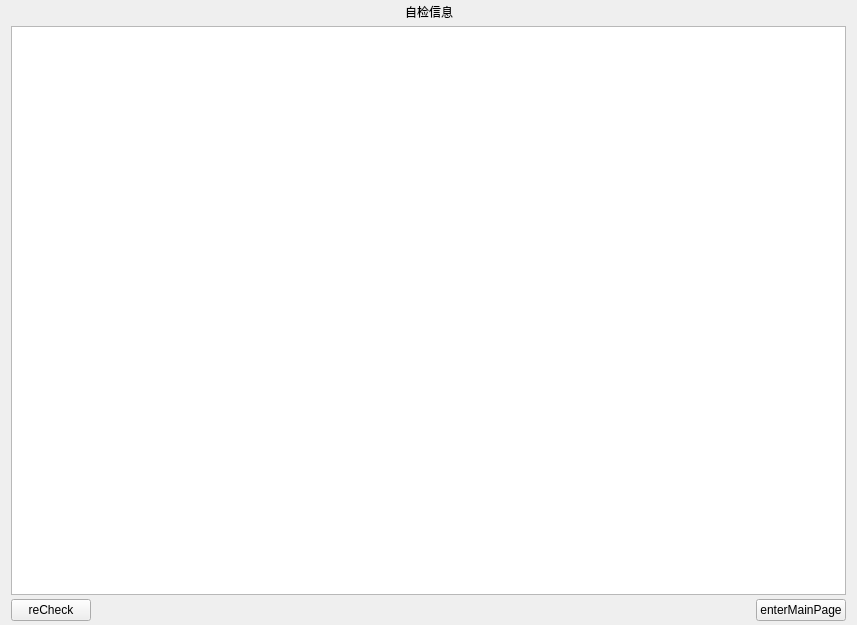
<?xml version="1.0" encoding="UTF-8"?>
<ui version="4.0">
 <class>SelfCheckWidget</class>
 <widget class="QWidget" name="SelfCheckWidget">
  <property name="geometry">
   <rect>
    <x>0</x>
    <y>0</y>
    <width>857</width>
    <height>625</height>
   </rect>
  </property>
  <property name="windowTitle">
   <string notr="true">Form</string>
  </property>
  <layout class="QVBoxLayout" name="verticalLayout">
   <property name="spacing">
    <number>4</number>
   </property>
   <property name="topMargin">
    <number>2</number>
   </property>
   <property name="bottomMargin">
    <number>4</number>
   </property>
   <item>
    <layout class="QHBoxLayout" name="horizontalLayout">
     <item>
      <spacer name="horizontalSpacer">
       <property name="orientation">
        <enum>Qt::Horizontal</enum>
       </property>
       <property name="sizeHint" stdset="0">
        <size>
         <width>40</width>
         <height>20</height>
        </size>
       </property>
      </spacer>
     </item>
     <item>
      <widget class="QLabel" name="label">
       <property name="text">
        <string notr="true">自检信息</string>
       </property>
       <property name="alignment">
        <set>Qt::AlignCenter</set>
       </property>
      </widget>
     </item>
     <item>
      <spacer name="horizontalSpacer_2">
       <property name="orientation">
        <enum>Qt::Horizontal</enum>
       </property>
       <property name="sizeHint" stdset="0">
        <size>
         <width>40</width>
         <height>20</height>
        </size>
       </property>
      </spacer>
     </item>
    </layout>
   </item>
   <item>
    <widget class="QListWidget" name="listWidget"/>
   </item>
   <item>
    <layout class="QHBoxLayout" name="horizontalLayout_2">
     <item>
      <widget class="QPushButton" name="reCheck">
       <property name="text">
        <string notr="true">reCheck</string>
       </property>
      </widget>
     </item>
     <item>
      <spacer name="horizontalSpacer_3">
       <property name="orientation">
        <enum>Qt::Horizontal</enum>
       </property>
       <property name="sizeHint" stdset="0">
        <size>
         <width>40</width>
         <height>20</height>
        </size>
       </property>
      </spacer>
     </item>
     <item>
      <widget class="QPushButton" name="enterMainPageBtn">
       <property name="text">
        <string notr="true">enterMainPage</string>
       </property>
      </widget>
     </item>
    </layout>
   </item>
  </layout>
 </widget>
 <resources/>
 <connections/>
</ui>
